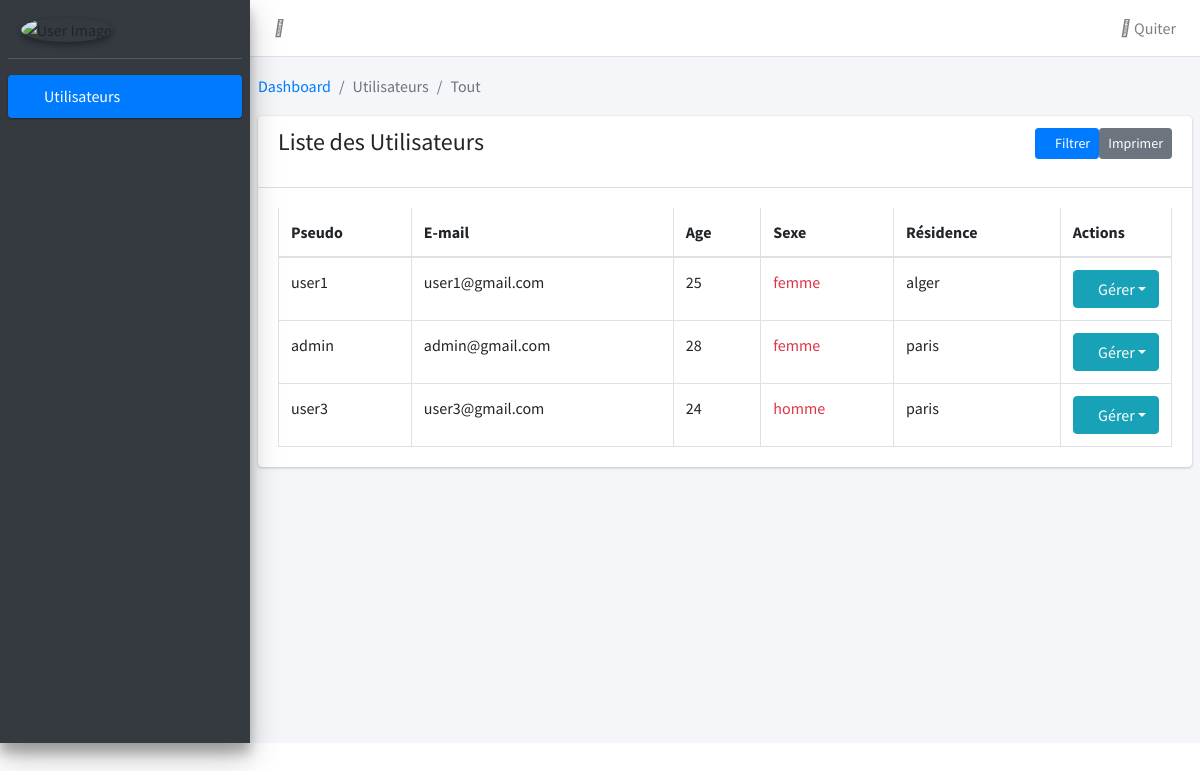
The page /profileApi/ on the database its author committed.
### appManager/models.py (models this page shows)
class Profile(AbstractUser):
   GENDER = (('homme','HOMME'), ('femme', 'FEMME'))
   id = models.IntegerField(primary_key=True)
   hometown=models.CharField(blank=True, null=True,max_length=200)
   age=models.IntegerField(null=True)
   gender=models.CharField(choices=GENDER, max_length=10,null=True)

### appManager/views.py (the view)
# urls.py: path('profileApi/', views.ProfileList.as_view(),name='api'),
class ProfileList(generics.ListAPIView):
    queryset = Profile.objects.all()
    serializer_class = ProfileSerializer
    filter_backends = [DjangoFilterBackend]
    filterset_class = ProfileFilter
    def get(self, request, *args, **kwargs):
        queryset = self.filter_queryset(self.get_queryset())
        serializer = self.get_serializer(queryset, many=True)
        print(serializer)
        context = {
            'profiles': serializer.data
            }
        return render(request,'dashboard/index.html',context)

### appManager/templates/dashboard/index.html (shortened to what this page needs)
{% extends 'layout.html' %}
{% load static %}
{% block content %}
  <div class="content-wrapper">
         <section class="content-header">
            <nav aria-label="breadcrumb">
                    <ol class="breadcrumb">
                        <li class="breadcrumb-item" ><a href="#" >Dashboard</a></li>
                        <li class="breadcrumb-item active" aria-current="page">Utilisateurs </li>
                        <li class="breadcrumb-item active" aria-current="page">Tout</li>
                    </ol>
                </nav>
         </section>
         <section class="content">
              <div class="card">
                <h4 class="card-header">Liste des Utilisateurs
                <button class="btn btn-sm btn-secondary mb-3 float-right" onClick="printDiv('datatab');"> Imprimer </button>
                  <a href="#" class="btn btn-sm btn-primary mb-3 float-right" data-toggle="modal" data-target="#ModalCenter"><i class="fa fa-filter"></i>Filtrer</a>
                </h4>
                  <div id="datatab"  class="card-body table-responsive">
                    <table class="table table-bordered">
                      <thead>
                        <tr>
                          <th>
                            Pseudo
                          </th>
                          <th>
                           E-mail
                          </th>
                          <th>
                            Age
                          </th>
                          <th>
                            Sexe
                          </th>
                          <th>
                            Résidence
                          </th>
                          <th class="hide d-print-none" style="width: 2rem;">
                            Actions
                          </th>
                        </tr>
                      </thead>
                      <tbody>
                      {% for profile in profiles  %}
                        <tr>
                          <td>
                            {{profile.username}}
                          </td>
                            <td>
                            {{profile.email}}
                          </td>
                          <td>
                           {{profile.age}}
                          </td>
                          <td class="text-danger">
                            {{profile.gender}}
                          </td>
                          <td>
                          {{profile.hometown}}
                          </td>
                          <td class="hide d-print-none">
                                <div class="btn-group">
                                <button type="button" class="btn btn-info dropdown-toggle dropdown-icon" data-toggle="dropdown">
                                  <i class="fa fa-cog "></i>Gérer
                                </button>
                                </div>
                          </td>
                        </tr>
                        {% endfor %}
                      </tbody>
                    </table>
                    </div>
                  </div>
                </section>
        {% endblock content %}

### appManager/templates/layout.html (shortened to what this page needs)
<!DOCTYPE html>
<html lang="en">
{% load static %}
<head>
  <link rel="stylesheet" href="{% static 'hrms/vendors/iconfonts/mdi/css/materialdesignicons.min.css' %} ">
  <link rel="stylesheet" href="{% static 'hrms/vendors/iconfonts/font-awesome/css/font-awesome.css' %} ">
  <link rel="stylesheet" href="{% static 'dist/css/adminlte.min.css' %}">
</head>
<body class="hold-transition sidebar-mini ">
<div class="wrapper ">
    {% include "nav.html" %}
    {% include 'sidebar.html' %}
    {% block content %} {% endblock content %}
</div>
</body>
</html>

### appManager/templates/nav.html (shortened to what this page needs)
  {% load static %}
  <nav class="main-header navbar navbar-expand navbar-white navbar-light">
        <ul class="navbar-nav">
          <li class="nav-item">
            <a class="nav-link" data-widget="pushmenu" href="#" role="button"><i class="fas fa-bars"></i></a>
          </li>
        </ul>
        <ul class="navbar-nav ml-auto">
          <li class="nav-item">
            <a class="nav-link" data-widget="fullscreen" href="#" role="button">
            </a>
          </li>
          <li class="nav-item">
             <a class="nav-link" id="deconexion" href="{% url 'appManager:logout' %}" role="button" tabindex="0" data-bs-toggle="popover" data-bs-trigger="hover focus" data-bs-content="Disabled popover">
              <i class="fas fa-power-off"></i>
              Quiter
            </a>
            </li>
        </ul>
  </nav>

### appManager/templates/sidebar.html (shortened to what this page needs)
{% load static %}
 <aside class="main-sidebar sidebar-dark-primary elevation-4" >
        <div class="sidebar">
           <div class="user-panel mt-3 pb-3 mb-3 d-flex">
             <div class="image">
             <img src="{% static 'hrms/images/images.png' %}" class="img-circle elevation-2" alt="User Image">
             </div>
             <div class="info">
             </div>
           </div>
           <nav >
             <ul class="nav nav-pills nav-sidebar flex-column" data-widget="treeview" role="menu" data-accordion="false">
                <li class="nav-item">
                  <a  class="nav-link active" href="{% url 'appManager:api' %}">
                    <p  class="menu-title">&emsp;Utilisateurs </p>
                  </a>
                </li>
             </ul>
           </nav>
         </div>
 </aside>

### rows shown on the page
Profile: username "user1", email "user1@gmail.com", age "25", gender "femme", hometown "alger"
Profile: username "admin", email "admin@gmail.com", age "28", gender "femme", hometown "paris"
Profile: username "user3", email "user3@gmail.com", age "24", gender "homme", hometown "paris"
